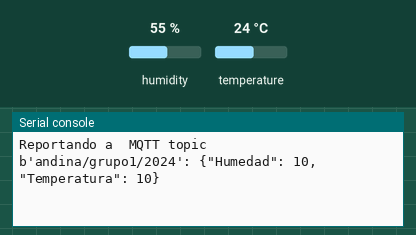
Recording of a program running on a simulated ESP32 board running MicroPython. On the bench: the last lines printed to the serial console. The test bench sets the inputs (shaded band); at power-on: humidity 55 %, temperature 24 °C. No MQTT or app messages arrive unless stated; the clock reads 2024-03-15 10:24:30 at power-on unless the program sets it.

Above: at 2.8 s.
2.9 s: humidity set to 22 %
At 5.6 s:
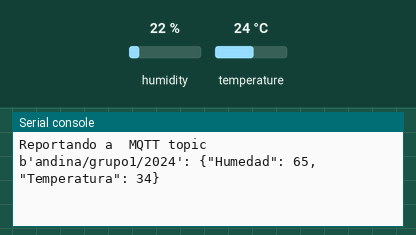
6.7 s: temperature set to 12 °C
At 14.2 s:
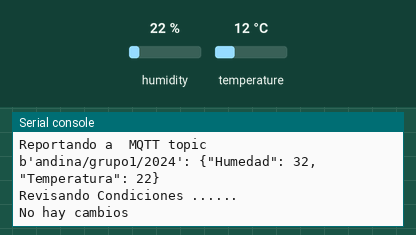
14.4 s: humidity set to 40 %
At 17.5 s:
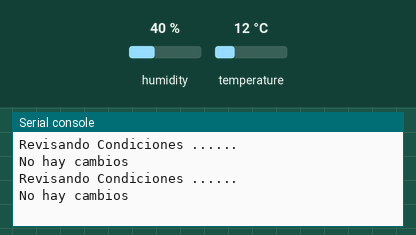
Timing chart, 0 to 19.0 s (numbered marks = the images above; inputs shaded):
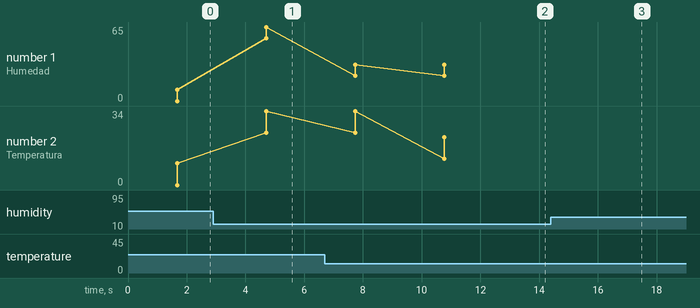

Measured:
- after the input at 6.7 s, the serial console: prints a new line after 4.1 s (image 2)
- plotted number 1: 32 → 50 after the input at 14.4 s

The program:

mqtt_pub_2.py
```python
#------------------------------ [IMPORT]------------------------------------

import network, time, urequests
from machine import Pin, ADC, PWM, reset
import dht
import utime
import ujson
from umqtt.simple import MQTTClient

#--------------------------- [OBJETOS]---------------------------------------

# MQTT Server Parameters
MQTT_CLIENT_ID = "otroclienteesp32"
# MQTT_BROKER    = "broker.mqttdashboard.com"
MQTT_BROKER    = "broker.hivemq.com"
MQTT_USER      = ""
MQTT_PASSWORD  = ""
MQTT_TOPIC     = b"andina/grupo1/2023"
MQTT_TOPIC_A   = b"andina/grupo1/2024"

sensor = dht.DHT11(Pin(15))


#----------------------[ CONECTAR WIFI ]---------------------------------------------------------#

def conectaWifi (red, password):
      global miRed
      miRed = network.WLAN(network.STA_IF)
      if not miRed.isconnected():              #Si no está conectado…
          miRed.active(True)                   #activa la interface
          miRed.connect(red, password)         #Intenta conectar con la red
          print('Conectando a la red', red +"…")
          timeout = time.time ()
          while not miRed.isconnected():           #Mientras no se conecte..
              if (time.ticks_diff (time.time (), timeout) > 10):
                  return False
      return True


#------------------------------------[MQTT]---------------------------------------------------------------------#

if conectaWifi ("Hugo", "Hupe6493"):

    print ("Conexión exitosa!")
    print('Datos de la red (IP/netmask/gw/DNS):', miRed.ifconfig())


    print("Conectando a  MQTT server... ",MQTT_BROKER,"...", end="")
    client = MQTTClient(MQTT_CLIENT_ID, MQTT_BROKER, user=MQTT_USER, password=MQTT_PASSWORD)
    client.connect()

    print("Conectado!")

    nuevo_dato = ""
    nuevo_dato_a = ""

    while True:

        lec_temp = sensor.temperature()
        lec_hum = sensor.humidity()


        print("Revisando Condiciones ...... ")
        sensor.measure()
        message = ujson.dumps({
        "Humedad": lec_hum,
        "Temperatura": lec_temp,
        })

        message_A = ujson.dumps({
        "Humedad": lec_hum + 10,
        "Temperatura": lec_temp + 10,
        })

        if message != nuevo_dato:

            print("Reportando a  MQTT topic {}: {}".format(MQTT_TOPIC, message))
            client.publish(MQTT_TOPIC, message)
            nuevo_dato = message

        if message_A != nuevo_dato_a:
            print("Reportando a  MQTT topic {}: {}".format(MQTT_TOPIC_A, message_A))
            client.publish(MQTT_TOPIC_A, message_A)
            nuevo_dato_a = message_A
        else:
            print("No hay cambios")
        time.sleep(3)


else:
       print ("Imposible conectar")
       miRed.active (False)
```
